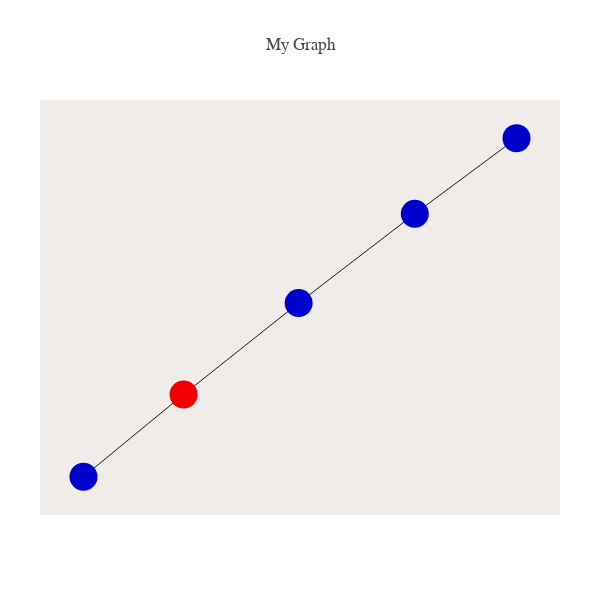

Write notebook code for a chart like this one.
### Code cell
Tree, leaves, edges= Gus_get_phylo(Mp,col_lib,Mp_similarity)

node_list= list(range(-1,Mp.shape[1]))
root= True
nodes_as_seqs= True

plot_phyl_net(data_phyl,leaves,node_list,edges,
              nodes_as_seqs= nodes_as_seqs,root= root)

### Figure 1 — Plotly figure (JSON) as saved in the notebook; plotly's stock layout.template omitted (floating-point values rounded to 4 significant figures)
{"data": [{"hoverinfo": "none", "line": {"color": "rgb(25,25,25)", "width": 1}, "mode": "lines", "type": "scatter", "uid": "7985c41b-0d48-44ea-b6d0-7654251a38db", "x": [-0.5335, -0.9945, null, -0.5335, -0.003546, null, -0.003546, 0.5315, null, 0.5315, 1, null], "y": [-0.2239, -0.4304, null, -0.2239, 0.005559, null, 0.005559, 0.2296, null, 0.2296, 0.4192, null]}, {"hoverinfo": "text", "marker": {"color": ["rgb(240,0,0)", "rgb(0,0,205)", "rgb(0,0,205)", "rgb(0,0,205)", "rgb(0,0,205)"], "size": 28}, "mode": "markers", "text": ["root: 0000", "0010", "0100", "1100\n1000", "1101"], "type": "scatter", "uid": "7256ea9b-40a9-48c9-b1af-cf4512ecb7f3", "x": [-0.5335, -0.9945, -0.003546, 0.5315, 1], "y": [-0.2239, -0.4304, 0.005559, 0.2296, 0.4192]}], "layout": {"autosize": false, "font": {"family": "Balto"}, "height": 600, "hovermode": "closest", "margin": {"b": 85, "l": 40, "pad": 0, "r": 40, "t": 100}, "plot_bgcolor": "#efecea", "showlegend": false, "title": {"text": "My Graph"}, "width": 600, "xaxis": {"showgrid": false, "showline": false, "showticklabels": false, "title": {"text": ""}, "zeroline": false}, "yaxis": {"showgrid": false, "showline": false, "showticklabels": false, "title": {"text": ""}, "zeroline": false}}}
